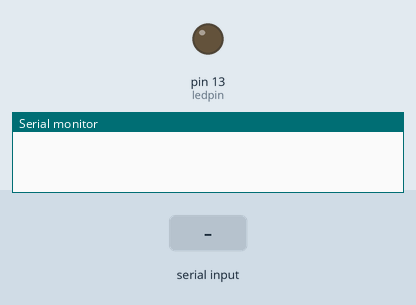
Simulated run of this sketch. Board: Arduino Uno, built with avr-gcc and run on an emulated ATmega328P. Parts: output pins drawn as LEDs (lit = HIGH), the last lines printed to the serial monitor. Inputs (shaded band) come from the test bench.

Above: at 1.2 s.
1.3 s: "1" received over Serial
At 2.0 s:
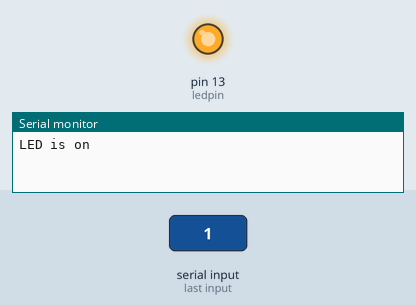
2.8 s: "0" received over Serial
At 3.2 s:
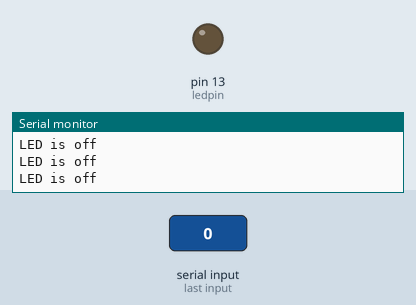
Timing chart, 0 to 5.8 s (numbered marks = the images above; inputs shaded):
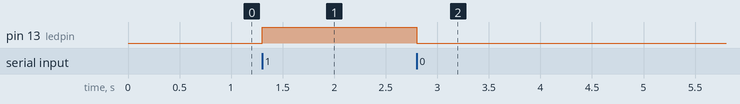

Measured:
- after the input at 1.3 s, pin 13 (ledpin): LOW → HIGH at once
- after the input at 2.8 s, pin 13 (ledpin): HIGH → LOW at once

The sketch:

bluetooth.ino
```cpp
     int ledpin=13;
int state;
int flag=0;
void setup()
{
  Serial.begin(9600);
  pinMode(ledpin,OUTPUT);
}
void loop()
{
  if(Serial.available()>0)
  {
    state=Serial.read();
    flag=0;
  }
  if(state=='1')
  {
    digitalWrite(ledpin,HIGH);
    if(flag==0)
    {
      Serial.println("LED is on");
      flag=1;
    }
  }
    if(state=='0')
    {
      digitalWrite(ledpin,LOW);
      if(flag==0)
      {
        Serial.println("LED is off");
        flag=0;
      }
    }

}
```
